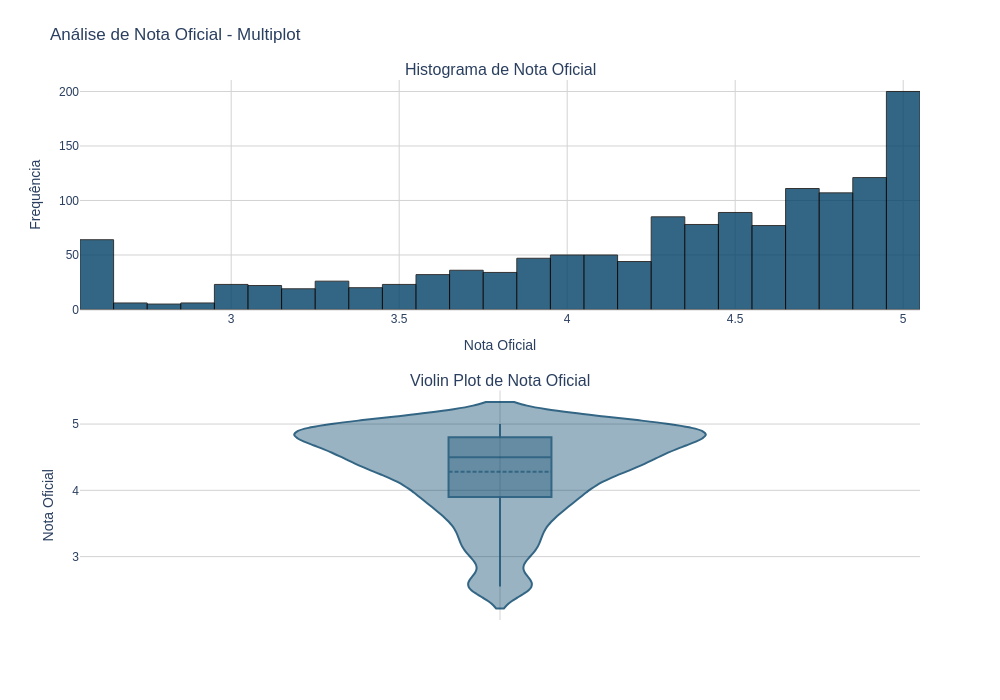

The code cell stored with this chart in its notebook:
### Markdown cell above
Histograma e Violin Plot [Nota Oficial/Calificación_Oficial]

### Code cell
import plotly.graph_objects as go
from plotly.subplots import make_subplots
import numpy as np


# Criar subplots com 2 linhas e 1 coluna para acomodar o histograma e o violin plot
fig = make_subplots(
    rows=2,
    cols=1,
    subplot_titles=('Histograma de Nota Oficial', 'Violin Plot de Nota Oficial'), # Títulos para cada subplot
    vertical_spacing=0.15 # Aumentar o espaço vertical entre os subplots para evitar sobreposição de títulos/rótulos
)

# Adicionar o histograma para a coluna 'Nota_Oficial'
fig.add_trace(
    go.Histogram(
        x=df_consolidado['Nota_Oficial'], # Dados para o histograma
        nbinsx=30, # Número de bins no histograma
        name='', # Nome da trace (não exibido com showlegend=False)
        marker=dict(
            color='#004066', # Cor das barras do histograma
            opacity=0.8, # Opacidade das barras
            line=dict(color='black', width=1) # Adiciona borda preta às barras
        )
    ),
    row=1, col=1 # Posicionar no primeiro subplot (primeira linha, primeira coluna)
)

# Adicionar o violin plot para a coluna 'Nota_Oficial'
fig.add_trace(
    go.Violin(
        y=df_consolidado['Nota_Oficial'], # Dados para o violin plot
        name='', # Nome da trace
        marker_color='#004066', # Cor do violin plot
        opacity=0.8, # Opacidade
        box_visible=True, # Mostrar box plot dentro do violin plot
        meanline_visible=True # Mostrar linha da média
    ),
    row=2, col=1 # Posicionar no segundo subplot (segunda linha, primeira coluna)
)


# Atualizar configurações gerais de layout do gráfico
fig.update_layout(
    title_text="Análise de Nota Oficial - Multiplot", # Título principal do gráfico
    height=900, # Altura do gráfico em pixels
    showlegend=False, # Não mostrar a legenda
    plot_bgcolor='white', # Cor de fundo da área de plotagem
    paper_bgcolor='white', # Cor de fundo do papel (área fora da plotagem)
    font=dict(family="Arial"), # Fonte do texto do gráfico
    margin=dict(t=80) # Aumentar margem superior para o título principal não ficar muito próximo do topo
)

# Atualizar layout dos eixos do histograma
fig.update_xaxes(title_text="Nota Oficial", row=1, col=1, gridcolor='lightgray', zerolinecolor='lightgray') # Rótulo do eixo X
fig.update_yaxes(title_text="Frequência", row=1, col=1, gridcolor='lightgray', zerolinecolor='lightgray') # Rótulo do eixo Y

# Atualizar layout dos eixos do violin plot
fig.update_xaxes(title_text="", row=2, col=1, gridcolor='lightgray', zerolinecolor='lightgray') # Remover rótulo do eixo X para evitar redundância
fig.update_yaxes(title_text="Nota Oficial", row=2, col=1, gridcolor='lightgray', zerolinecolor='lightgray') # Rótulo do eixo Y


fig.update_layout(height=700, width=1000) # Ajustar altura e largura finais do gráfico
# Mostrar o gráfico
fig.show()

### Figure 1 — Plotly figure (JSON) as saved in the notebook; plotly's stock layout.template omitted (floating-point values rounded to 4 significant figures; data arrays with more than 128 entries replaced by an {"elided": "..."} marker saying what was removed)
{"data": [{"marker": {"color": "#004066", "line": {"color": "black", "width": 1}, "opacity": 0.8}, "name": "", "nbinsx": 30, "type": "histogram", "x": {"elided": "1375 float values"}, "xaxis": "x", "yaxis": "y"}, {"box": {"visible": true}, "marker": {"color": "#004066"}, "meanline": {"visible": true}, "name": "", "opacity": 0.8, "type": "violin", "xaxis": "x2", "y": {"elided": "1375 float values"}, "yaxis": "y2"}], "layout": {"annotations": [{"font": {"size": 16}, "showarrow": false, "text": "Histograma de Nota Oficial", "x": 0.5, "xanchor": "center", "xref": "paper", "y": 1, "yanchor": "bottom", "yref": "paper"}, {"font": {"size": 16}, "showarrow": false, "text": "Violin Plot de Nota Oficial", "x": 0.5, "xanchor": "center", "xref": "paper", "y": 0.425, "yanchor": "bottom", "yref": "paper"}], "font": {"family": "Arial"}, "height": 700, "margin": {"t": 80}, "paper_bgcolor": "white", "plot_bgcolor": "white", "showlegend": false, "title": {"text": "Análise de Nota Oficial - Multiplot"}, "width": 1000, "xaxis": {"anchor": "y", "domain": [0, 1], "gridcolor": "lightgray", "title": {"text": "Nota Oficial"}, "zerolinecolor": "lightgray"}, "xaxis2": {"anchor": "y2", "domain": [0, 1], "gridcolor": "lightgray", "title": {"text": ""}, "zerolinecolor": "lightgray"}, "yaxis": {"anchor": "x", "domain": [0.575, 1], "gridcolor": "lightgray", "title": {"text": "Frequência"}, "zerolinecolor": "lightgray"}, "yaxis2": {"anchor": "x2", "domain": [0, 0.425], "gridcolor": "lightgray", "title": {"text": "Nota Oficial"}, "zerolinecolor": "lightgray"}}}
